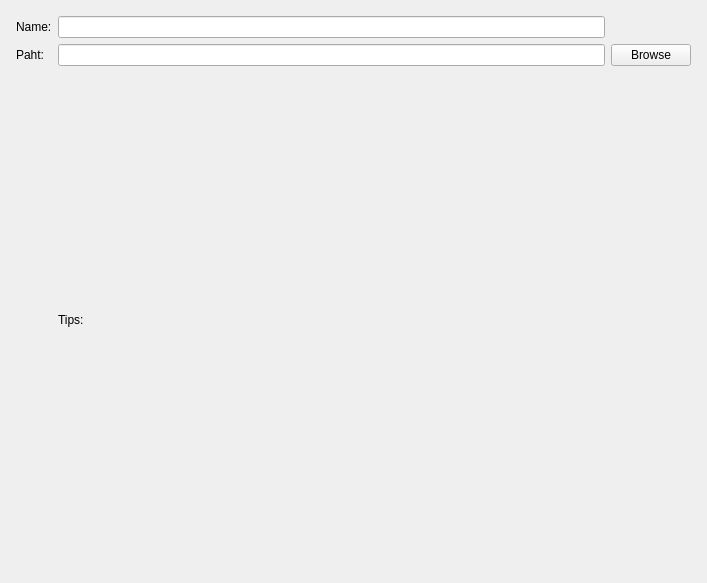
<?xml version="1.0" encoding="UTF-8"?>
<ui version="4.0">
 <class>ProSetPage</class>
 <widget class="QWizardPage" name="ProSetPage">
  <property name="geometry">
   <rect>
    <x>0</x>
    <y>0</y>
    <width>707</width>
    <height>583</height>
   </rect>
  </property>
  <property name="windowTitle">
   <string>WizardPage</string>
  </property>
  <layout class="QGridLayout" name="gridLayout_2">
   <item row="0" column="0">
    <layout class="QGridLayout" name="gridLayout">
     <property name="leftMargin">
      <number>5</number>
     </property>
     <property name="topMargin">
      <number>5</number>
     </property>
     <property name="rightMargin">
      <number>5</number>
     </property>
     <property name="bottomMargin">
      <number>5</number>
     </property>
     <item row="0" column="0">
      <widget class="QLabel" name="label">
       <property name="text">
        <string>Name:</string>
       </property>
      </widget>
     </item>
     <item row="0" column="1">
      <widget class="QLineEdit" name="lE_Name"/>
     </item>
     <item row="1" column="0">
      <widget class="QLabel" name="label_2">
       <property name="text">
        <string>Paht:</string>
       </property>
      </widget>
     </item>
     <item row="1" column="1">
      <widget class="QLineEdit" name="lE_Path"/>
     </item>
     <item row="1" column="2">
      <widget class="QPushButton" name="pbtn_Browse">
       <property name="text">
        <string>Browse</string>
       </property>
      </widget>
     </item>
     <item row="2" column="1">
      <widget class="QLabel" name="lb_Tips">
       <property name="text">
        <string>Tips:</string>
       </property>
      </widget>
     </item>
    </layout>
   </item>
  </layout>
 </widget>
 <resources/>
 <connections/>
</ui>
